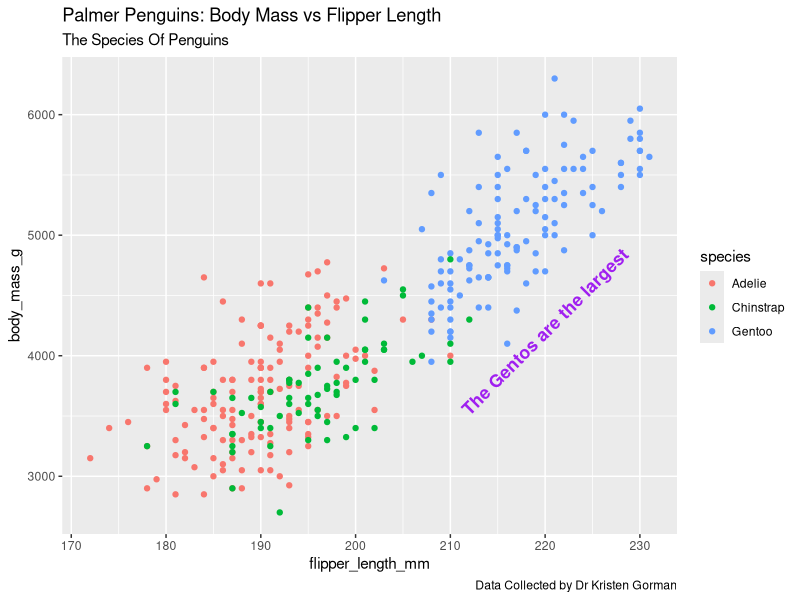
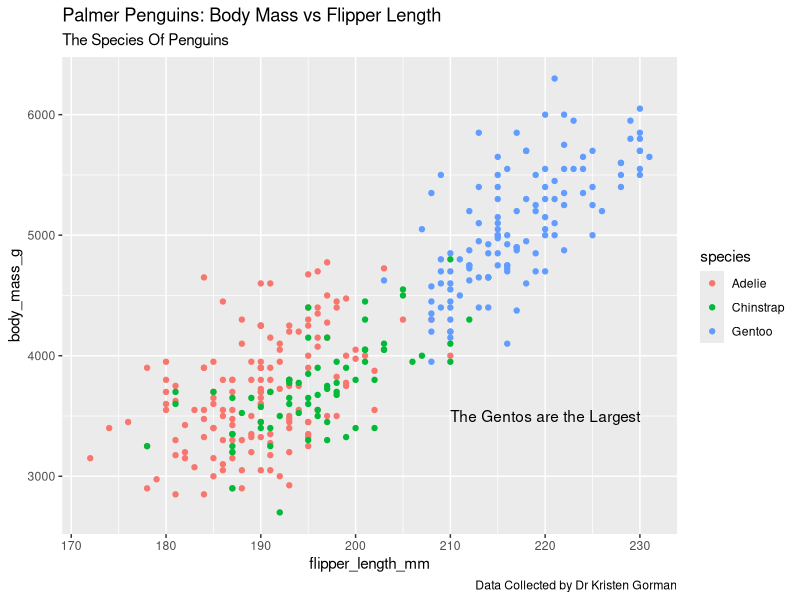
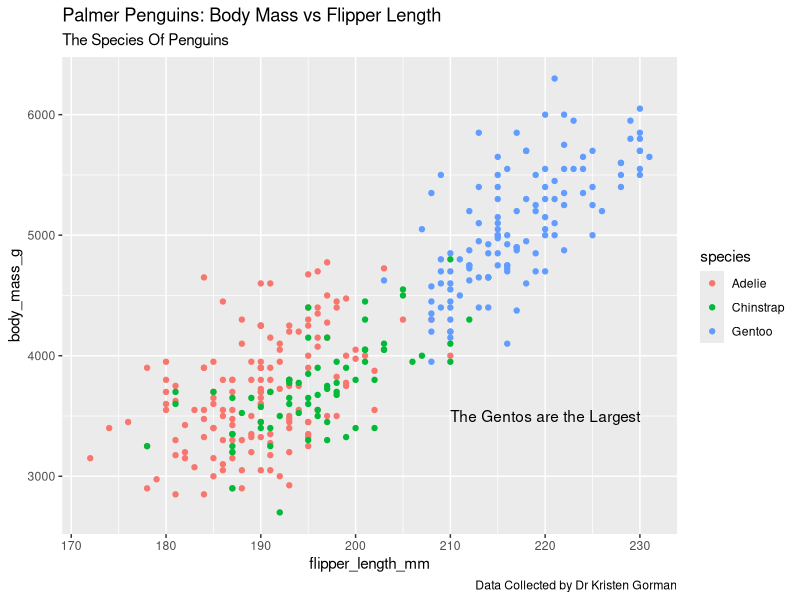

Generate these figures, in order, with R:
library("ggplot2")
library("palmerpenguins")

# Adding labels to the plot
ggplot(data = penguins)+
  geom_point(mapping = aes(x=flipper_length_mm, y=body_mass_g, color = species))+
  labs(title = "Palmer Penguins: Body Mass vs Flipper Length", subtitle = "The Species Of Penguins", caption = "Data Collected by Dr Kristen Gorman")+
  annotate("text", x=220, y=4200, label="The Gentos are the largest", color="purple",
           fontface="bold", size=4.5, angle=45)
  
# Assigning Variable to make a code smaller
p <- ggplot(data = penguins)+
  geom_point(mapping = aes(x=flipper_length_mm, y=body_mass_g, color = species))+
  labs(title = "Palmer Penguins: Body Mass vs Flipper Length", subtitle = "The Species Of Penguins", caption = "Data Collected by Dr Kristen Gorman")
  
p + annotate("text", x=220, y=3500, label="The Gentos are the Largest")


# Saving plot using ggpsave()
ggsave("Three Palmer Penguins Species.png")
